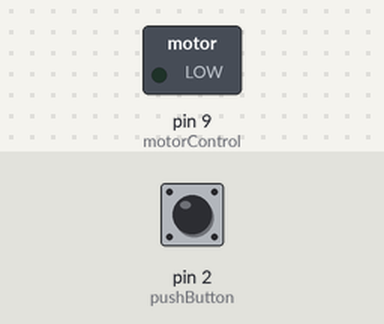
Bench run of a sketch on a simulated Arduino Uno, built with avr-gcc and run on an emulated ATmega328P. Shown: switched loads named in the sketch (green lamp = pin HIGH). The test bench sets the inputs (shaded band); at power-on: pin 2 (pushButton) LOW.

Above: at 1.2 s.
1.3 s: pin 2 (pushButton) pulled HIGH for 0.15 s
At 3.71 s:
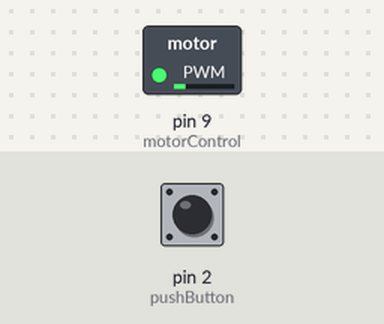
At 6.11 s:
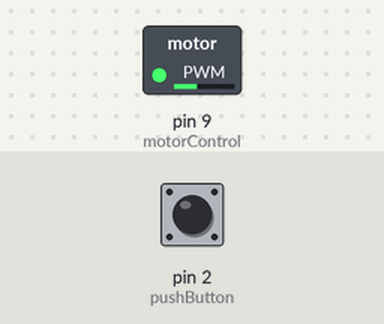
Timing chart, 0 to 19.3 s (numbered marks = the images above; inputs shaded):
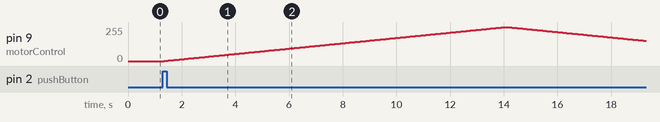

Measured:
- after the input at 1.3 s, pin 9 (motorControl): rises from 0/255 to 255/255 in 12.7 s, then falls to 152/255 in 5.2 s

The sketch:

Motor_Control_With_Transistor_Example.ino
```cpp
int pushButton = 2;
int motorControl = 9;

void setup() {
  // make the pushbutton's pin an input:
  pinMode(pushButton, INPUT);

  // make the transistor's pin an output:
  pinMode(motorControl, OUTPUT);
}

// the loop routine runs over and over again forever:
void loop() {

  // read the state of the button and check if it is pressed.
  if (digitalRead(pushButton) == HIGH) {
    // ramp uup the motor speed
    for (int x = 0; x <= 255; x++) {
      analogWrite(motorControl, x);
      delay(50);
    }

    // ramp down the motor speed
    for (int x = 255; x >= 0; x--) {
      analogWrite(motorControl, x);
      delay(50);
    }
  }

  delay(1); // delay in between reads for stability
}
```
